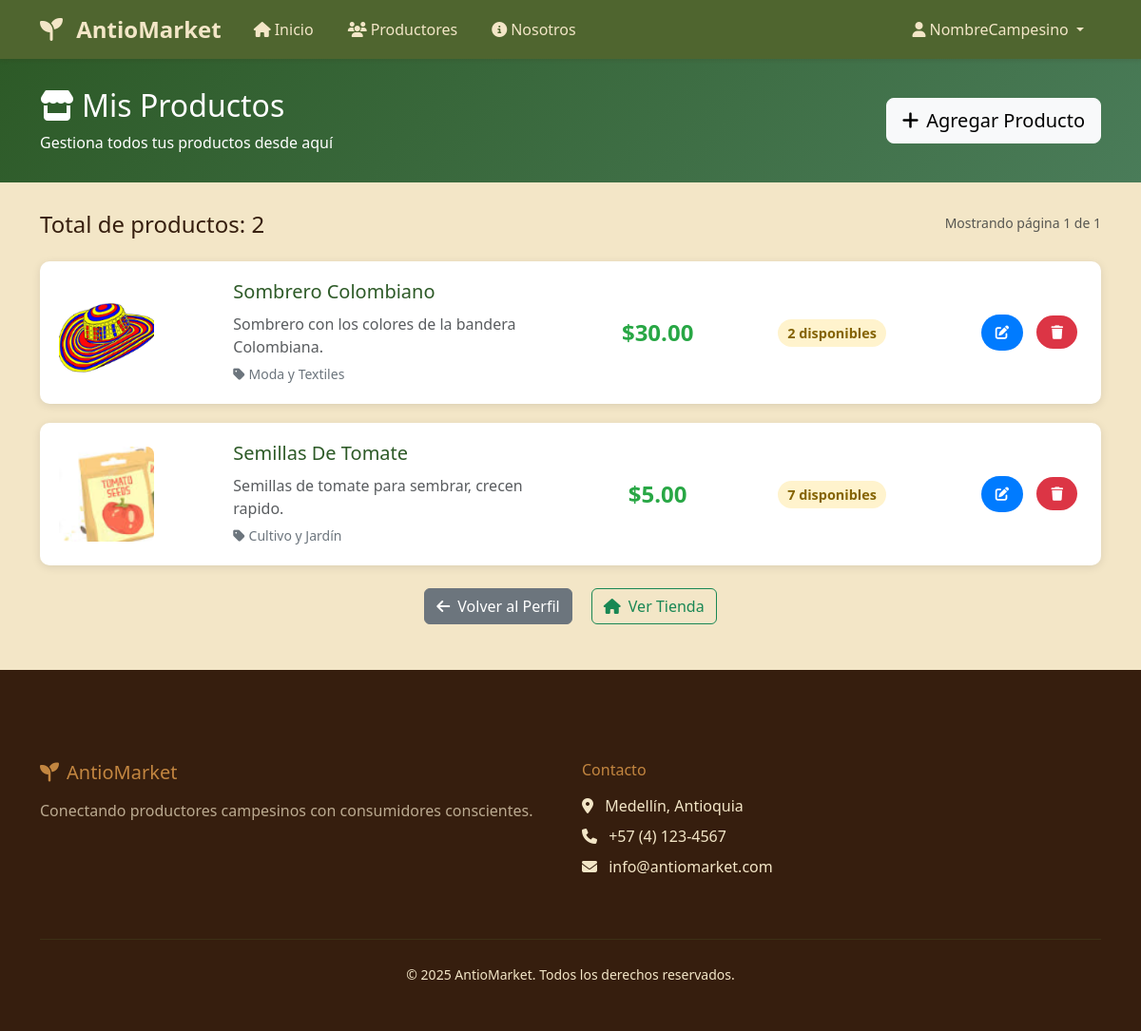
The page /mis-productos/ (signed in) on the database as committed earlier.
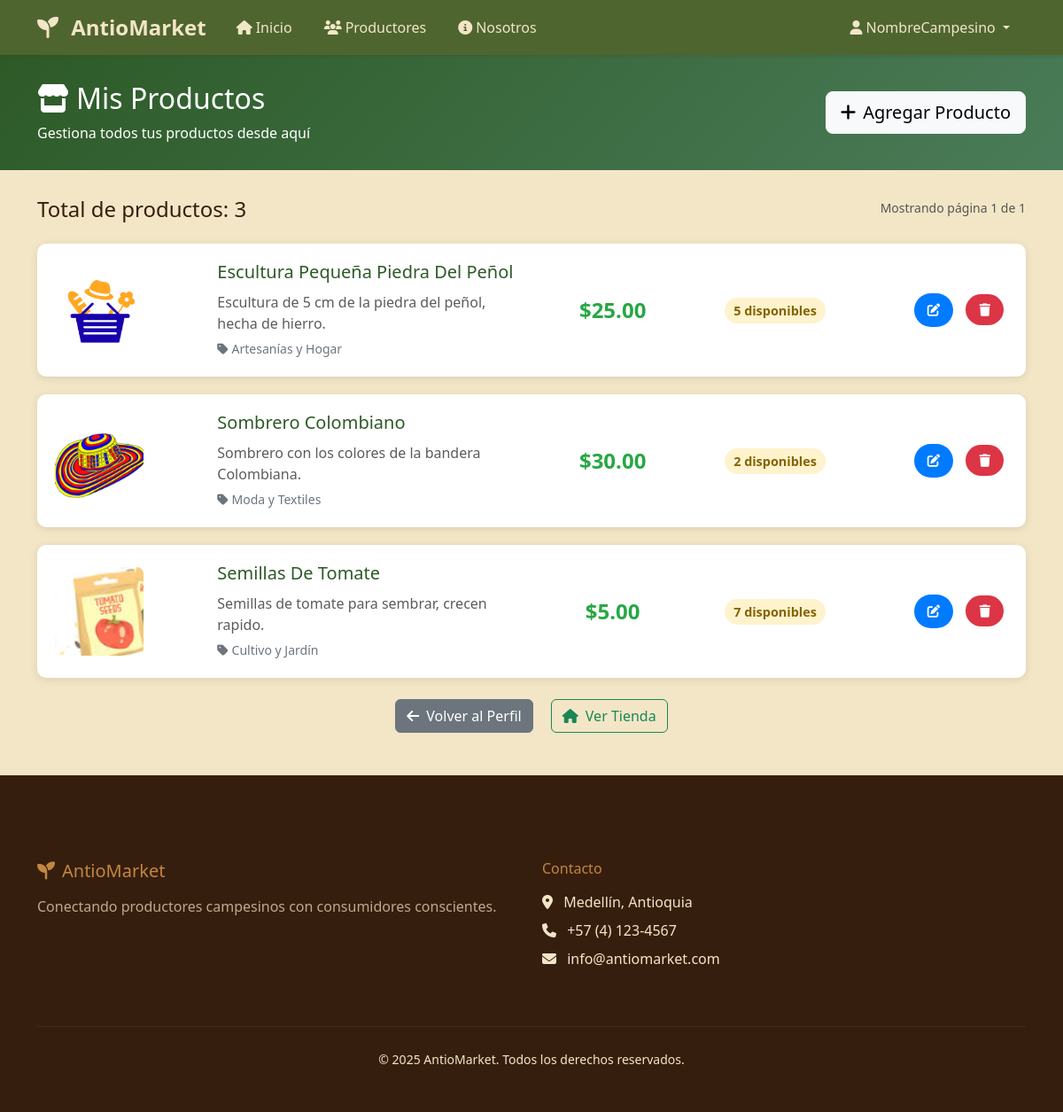
The same page on the database as committed later.
### cuentas/models.py (models this page shows, shortened)
class Usuario(AbstractUser):
    is_cliente = models.BooleanField(default=False)
    is_vendedor = models.BooleanField(default=False)

### productos/models.py (models this page shows, shortened)
class Producto(models.Model):
    vendedor = models.ForeignKey("cuentas.CuentaVendedor", on_delete=models.CASCADE)
    nombre = models.CharField(max_length=100)
    descripcion = models.TextField()
    precio = models.DecimalField(max_digits=10, decimal_places=2)
    stock = models.IntegerField()
    categoria = models.CharField(max_length=50)
    imagen = models.ImageField(upload_to='productos/', blank=True, null=True, default='default.jpg')

### productos/views.py (the view)
# urls.py: path('mis-productos/', views.MisProductosView.as_view(), name='mis_productos'),
class MisProductosView(LoginRequiredMixin, VendedorRequiredMixin, ListView):
    model = Producto
    template_name = 'productos/mis_productos.html'
    context_object_name = 'productos'
    paginate_by = 10
    def get_queryset(self):
        return Producto.objects.filter(
            vendedor=self.request.user.cuentavendedor
        ).order_by('-id')

### productos/views.py (called while the page is built)
    def test_func(self):
        return self.request.user.is_authenticated and self.request.user.is_vendedor

### productos/templates/productos/mis_productos.html (shortened to what this page needs)
{% extends 'base.html' %}
{% block extra_css %}
{% load static %}
<link rel="stylesheet" href="{% static 'css/home.css' %}">
<link rel="stylesheet" href="{% static 'cuentas/css/perfiles.css' %}">
{% endblock %}
{% block content %}
<div class="productos-header">
    <div class="container">
        <div class="row align-items-center">
            <div class="col-md-8">
                <h2><i class="fas fa-store me-2"></i>Mis Productos</h2>
                <p class="mb-0">Gestiona todos tus productos desde aquí</p>
            </div>
            <div class="col-md-4 text-end">
                <a href="{% url 'productos:crear_producto' %}" class="btn btn-light btn-lg">
                    <i class="fas fa-plus me-2"></i>Agregar Producto
                </a>
            </div>
        </div>
    </div>
</div>
<div class="container">
    {% if productos %}
        <div class="row mb-3">
            <div class="col-md-6">
                <h4>Total de productos: {{ productos|length }}</h4>
            </div>
            <div class="col-md-6 text-end">
                <small class="text-muted">Mostrando página {{ page_obj.number }} de {{ page_obj.paginator.num_pages }}</small>
            </div>
        </div>
        {% for producto in productos %}
        <div class="producto-item">
            <div class="row align-items-center">
                <div class="col-md-2">
                    {% if producto.imagen %}
                        <img src="{{ producto.imagen.url }}" alt="{{ producto.nombre }}" class="producto-imagen">
                    {% else %}
                        <div class="producto-imagen bg-light d-flex align-items-center justify-content-center">
                            <i class="fas fa-image text-muted"></i>
                        </div>
                    {% endif %}
                </div>
                <div class="col-md-4 producto-info">
                    <h5>{{ producto.nombre }}</h5>
                    <p class="text-muted mb-1">{{ producto.descripcion|truncatewords:15 }}</p>
                    <small class="text-secondary">
                        <i class="fas fa-tag me-1"></i>{{ producto.categoria }}
                    </small>
                </div>
                <div class="col-md-2 text-center">
                    <div class="producto-precio">${{ producto.precio }}</div>
                </div>
                <div class="col-md-2 text-center">
                    {% if producto.stock > 10 %}
                        <span class="producto-stock stock-disponible">{{ producto.stock }} disponibles</span>
                    {% elif producto.stock > 0 %}
                        <span class="producto-stock stock-bajo">{{ producto.stock }} disponibles</span>
                    {% else %}
                        <span class="producto-stock stock-agotado">Agotado</span>
                    {% endif %}
                </div>
                <div class="col-md-2 text-end">
                    <a href="{% url 'productos:editar_producto' producto.pk %}" class="btn-accion btn-editar" title="Editar">
                        <i class="fas fa-edit"></i>
                    </a>
                    <a href="{% url 'productos:eliminar_producto' producto.pk %}" class="btn-accion btn-eliminar" title="Eliminar">
                        <i class="fas fa-trash"></i>
                    </a>
                </div>
            </div>
        </div>
        {% endfor %}
    {% endif %}
    <div class="text-center mt-4 mb-5">
        <a href="{% url 'cuentas:perfil_vendedor' %}" class="btn btn-secondary me-3">
            <i class="fas fa-arrow-left me-2"></i>Volver al Perfil
        </a>
        <a href="{% url 'productos:home' %}" class="btn btn-outline-success">
            <i class="fas fa-home me-2"></i>Ver Tienda
        </a>
    </div>
</div>
{% endblock %}

### mercado_campesino/templates/base.html (shortened to what this page needs)
<!DOCTYPE html>
<html lang="es">
<head>
    <link href="https://cdn.jsdelivr.net/npm/bootstrap@5.3.0/dist/css/bootstrap.min.css" rel="stylesheet">
    <link rel="stylesheet" href="https://cdnjs.cloudflare.com/ajax/libs/font-awesome/6.4.0/css/all.min.css">
    {% load static %}
    <link rel="stylesheet" href="{% static 'css/base.css' %}">
    {% block extra_css %}{% endblock %}
</head>
<body>
    <nav class="navbar navbar-expand-lg">
        <div class="container">
            <a class="navbar-brand" href="{% url 'productos:home' %}">
                <i class="fas fa-seedling me-2"></i>
                AntioMarket
            </a>
            <div class="navbar-nav me-auto">
                <a class="nav-link" href="{% url 'productos:home' %}">
                    <i class="fas fa-home me-1"></i>Inicio
                </a>
                <a class="nav-link" href="#">
                    <i class="fas fa-users me-1"></i>Productores
                </a>
                <a class="nav-link" href="{% url 'productos:nosotros' %}">
                    <i class="fas fa-info-circle me-1"></i>Nosotros
                </a>
            </div>
            <div class="navbar-nav">
                {% if user.is_authenticated %}
                    <div class="nav-item dropdown">
                        <a class="nav-link dropdown-toggle" href="#" role="button" data-bs-toggle="dropdown">
                            <i class="fas fa-user me-1"></i>{{ user.first_name|default:user.username }}
                        </a>
                    </div>
                {% endif %}
            </div>
        </div>
    </nav>
    <main class="container-fluid px-0">
        {% block content %}
        {% endblock %}
    </main>
    <footer class="footer mt-auto pt-5">
        <div class="container py-5">
            <div class="row">
                <div class="col-lg-6 col-md-6 mb-4">
                    <h5 class="mb-3">
                        <i class="fas fa-seedling me-2"></i>AntioMarket
                    </h5>
                    <p class="text-muted">
                        Conectando productores campesinos con consumidores conscientes.
                    </p>
                </div>
                <div class="col-lg-6 col-md-6 mb-4">
                    <h6 class="mb-3">Contacto</h6>
                    <ul class="list-unstyled">
                        <li class="mb-2">
                            <i class="fas fa-map-marker-alt me-2"></i>
                            Medellín, Antioquia
                        </li>
                        <li class="mb-2">
                            <i class="fas fa-phone me-2"></i>
                            +57 (4) 123-4567
                        </li>
                        <li class="mb-2">
                            <i class="fas fa-envelope me-2"></i>
                            info@antiomarket.com
                        </li>
                    </ul>
                </div>
            </div>
            <hr class="my-4">
            <div class="row align-items-center">
                <div class="col-12 text-center">
                    <small>&copy; {% now "Y" %} AntioMarket. Todos los derechos reservados.</small>
                </div>
            </div>
        </div>
    </footer>
</body>
</html>

### mercado_campesino/static/css/base.css (style rules this page uses)
:root { --color-fondo: #f3e6c7; --color-primario: #361e0e; --color-secundario: #c38640; --color-verde-oscuro: #4f652f; --color-verde-claro: #748736; }
body { background-color: var(--color-fondo); display: flex; flex-direction: column; min-height: 100vh; color: var(--color-primario); }
.navbar { background-color: var(--color-verde-oscuro) !important; box-shadow: 0 2px 4px rgba(54, 30, 14, 0.1); }
.navbar-brand { font-weight: bold; color: var(--color-fondo) !important; font-size: 1.5rem; }
.navbar-nav .nav-link { color: var(--color-fondo) !important; font-weight: 500; margin: 0 10px; transition: color 0.3s ease; }
.footer { background-color: var(--color-primario); color: var(--color-fondo); margin-top: auto; }
.footer h5, .footer h6 { color: var(--color-secundario); }
.footer .text-muted { color: rgba(243, 230, 199, 0.7) !important; }
.footer hr { border-color: var(--color-verde-oscuro); }
main { flex: 1; background-color: var(--color-fondo); }

### cuentas/static/cuentas/css/perfiles.css (style rules this page uses)
.btn-editar { background: linear-gradient(135deg, #2d5a27 0%, #4a7c59 100%); border: none; color: white; padding: 12px 30px; border-radius: 25px; text-decoration: none; display: inline-block; margin: 10px; transition: all 0.3s ease; }

### productos/templates/productos/mis_productos.html (style rules this page uses)
.productos-header { background: linear-gradient(135deg, #2d5a27 0%, #4a7c59 100%); color: white; padding: 30px 0; margin-bottom: 30px; }
.producto-item { background: white; border-radius: 10px; padding: 20px; margin-bottom: 20px; box-shadow: 0 2px 10px rgba(0,0,0,0.1); transition: transform 0.3s ease; }
.producto-imagen { width: 100px; height: 100px; object-fit: cover; border-radius: 8px; }
.producto-info h5 { color: #2d5a27; margin-bottom: 10px; }
.producto-precio { font-size: 1.5em; font-weight: bold; color: #28a745; }
.producto-stock { padding: 5px 10px; border-radius: 15px; font-size: 0.9em; font-weight: bold; }
.stock-bajo { background: #fff3cd; color: #856404; }
.btn-accion { padding: 8px 15px; margin: 0 5px; border-radius: 20px; text-decoration: none; font-size: 0.9em; transition: all 0.3s ease; }
.btn-editar { background: #007bff; color: white; }
.btn-eliminar { background: #dc3545; color: white; }

Rows that differ between the two databases and show on the page:
added Producto: imagen (placeholder picture), nombre "Escultura Pequeña Piedra Del Peñol", descripcion "Escultura de 5 cm de la piedra del peñol, hecha de hierro.", categoria "Artesanías y Hogar", precio "25.00", stock "5"
Other text that changed with them:
{{ productos|length }}: "2" → "3"
